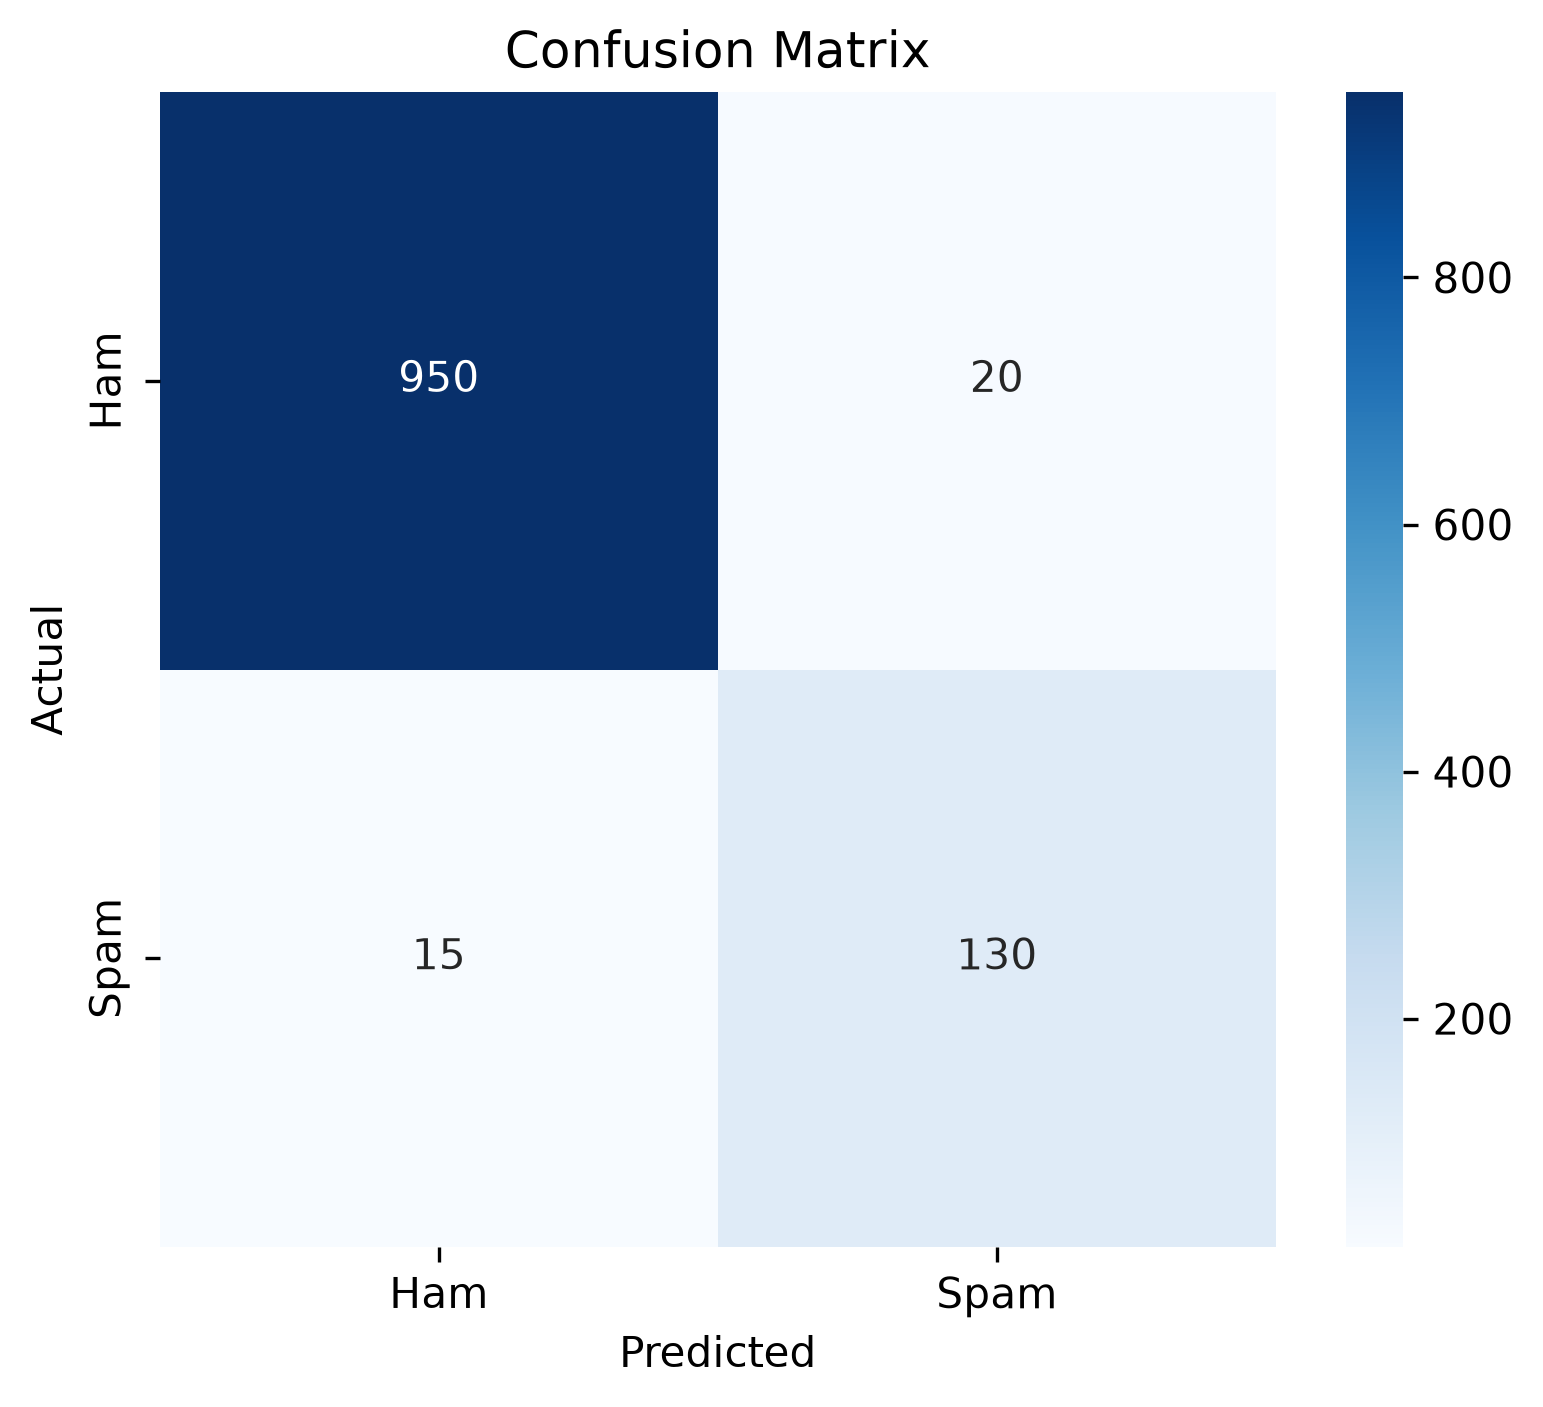

Source code (Python):
import matplotlib.pyplot as plt
import seaborn as sns
import numpy as np

cm = np.array([[950, 20],
               [15, 130]])

plt.figure(figsize=(6,5))
sns.heatmap(
    cm,
    annot=True,
    fmt="d",
    cmap="Blues",
    xticklabels=["Ham", "Spam"],
    yticklabels=["Ham", "Spam"]
)

plt.title("Confusion Matrix")
plt.xlabel("Predicted")
plt.ylabel("Actual")

plt.savefig("confusion_matrix.png", dpi=300, bbox_inches="tight")
plt.show()
